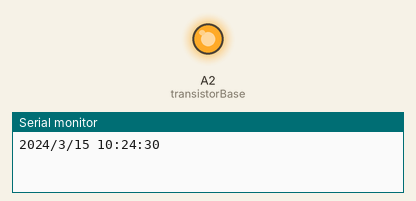
This program was run on a simulated Arduino Uno, built with avr-gcc and run on an emulated ATmega328P. Parts: output pins drawn as LEDs (lit = HIGH), the last lines printed to the serial monitor. The local clock reads 2024-03-15 10:24:30 at power-on unless the program sets it.

Above: at 0.5 s.
At 5.0 s:
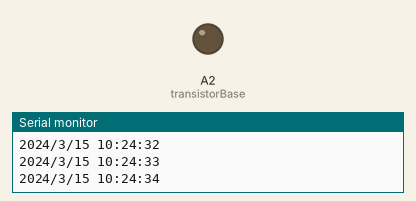
Timing chart, 0 to 6.9 s (numbered marks = the images above):
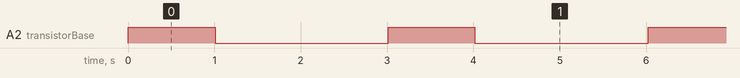

The program:

main.cpp
```cpp
#include <Arduino.h>
#include <Wire.h>
#include <RTClib.h>

RTC_DS3231 rtc;

#define transistorBase A2

void setup() {
    pinMode(transistorBase, OUTPUT);
    Serial.begin(9600);
    Wire.begin();
    if (!rtc.begin()) {
        Serial.println("Couldn't find RTC");
        while (1);
    }

    if (rtc.lostPower()) {
        Serial.println("RTC lost power, let's set the time!");
        rtc.adjust(DateTime(F(__DATE__), F(__TIME__)));
    }
}

void loop() {
    DateTime now = rtc.now();
    Serial.print(now.year(), DEC);
    Serial.print('/');
    Serial.print(now.month(), DEC);
    Serial.print('/');
    Serial.print(now.day(), DEC);
    Serial.print(" ");
    Serial.print(now.hour(), DEC);
    Serial.print(':');
    Serial.print(now.minute(), DEC);
    Serial.print(':');
    Serial.print(now.second(), DEC);
    Serial.println();

    if (rtc.now().second() % 3 == 0) {
    digitalWrite(transistorBase, HIGH);  // Turn on LED
      } else {
    digitalWrite(transistorBase, LOW);  // Turn off LED
      }

  delay(1000);
}
```

Measured:
- by itself, A2 (transistorBase): alternates HIGH for 1.0 s and LOW for 2.0 s
